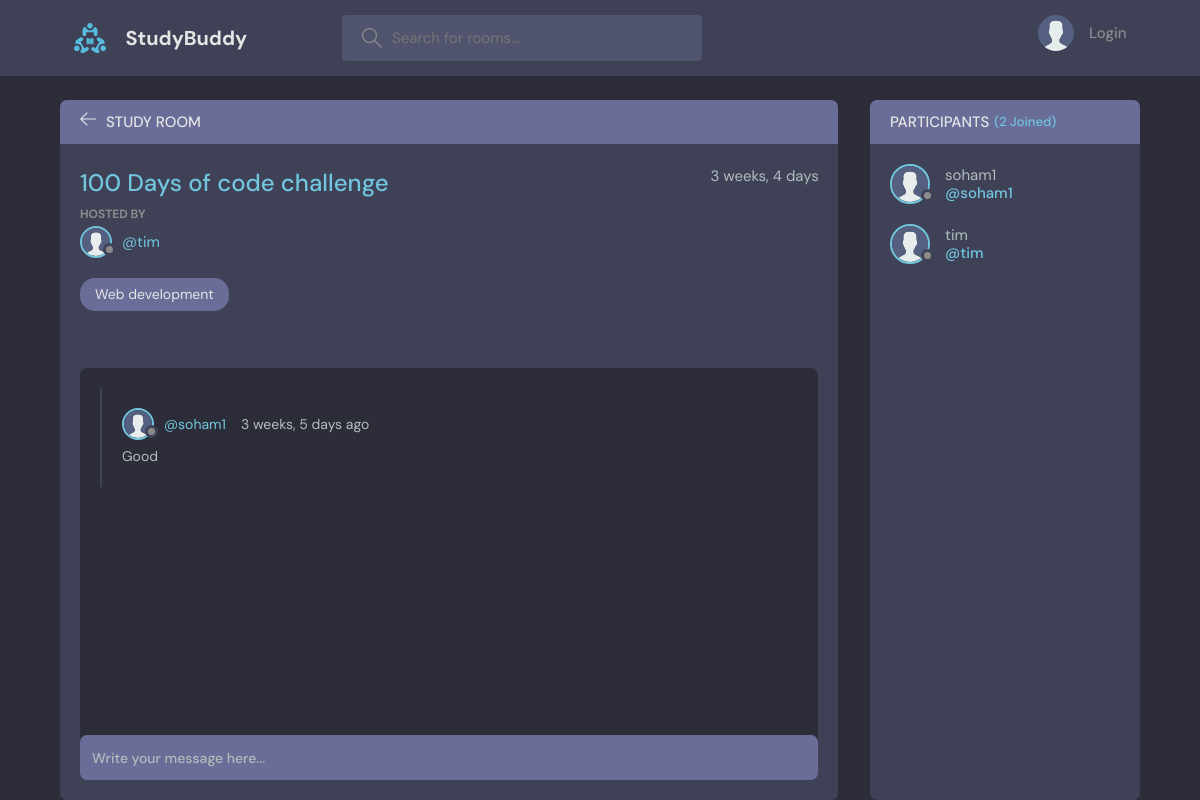
Page /room/2/ on the committed database.
### base/models.py (models this page shows, shortened)
class Room(models.Model):
    host = models.ForeignKey(User, on_delete=models.SET_NULL, null=True)
    topic = models.ForeignKey(Topic, on_delete=models.SET_NULL, null=True)
    name =models.CharField(max_length=200)
    description = models.TextField(null=True, blank=True)
    participants= models.ManyToManyField(User, related_name='participate',blank = True)
    updated = models.DateTimeField(auto_now=True)
    created = models.DateField(auto_now_add=True)
    class Meta:
        ordering = ['-updated', '-created']

class Topic(models.Model):
    name = models.CharField(max_length=200)
    def __str__(self):
        return self.name

class Message(models.Model):
    user = models.ForeignKey(User, on_delete=models.CASCADE)
    room = models.ForeignKey(Room, on_delete=models.CASCADE)
    body = models.TextField()
    updated = models.DateTimeField(auto_now=True)
    created = models.DateField(auto_now_add=True)
    class Meta:
        ordering = ['-updated', '-created']

### base/views.py (the view, shortened to what this page needs)
# urls.py: path('room/<str:pk>/',views.room, name="room"),
def room(request,pk):
    template='base/room.html',
    room = Room.objects.get(id=pk)
    room_messages = room.message_set.all().order_by('-created')
    participants = room.participants.all()
    context = { 'room': room, 'room_messages': room_messages, 'participants': participants}
    return render(request,template, context)

### base/templates/base/room.html (shortened to what this page needs)
{% extends 'main.html' %}
{% load static %}
{% block content %}
    <main class="profile-page layout layout--2">
      <div class="container">
        <div class="room">
          <div class="room__top">
            <div class="room__topLeft">
              <a href="{% url 'home' %}">
                <svg version="1.1" xmlns="http://www.w3.org/2000/svg" width="32" height="32" viewBox="0 0 32 32">
                  <title>arrow-left</title>
                  <path
                    d="M13.723 2.286l-13.723 13.714 13.719 13.714 1.616-1.611-10.96-10.96h27.625v-2.286h-27.625l10.965-10.965-1.616-1.607z"
                  ></path>
                </svg>
              </a>
              <h3>Study Room</h3>
            </div>
          </div>
          <div class="room__box scroll">
            <div class="room__header scroll">
              <div class="room__info">
                <h3>{{room.name}}</h3>
                <span>{{room.updated | timesince}}</span>
              </div>
              <div class="room__hosted">
                <p>Hosted By</p>
                <a href="{%url 'user-profile' room.host.id %}" class="room__author">
                  <div class="avatar avatar--small">
                    <img src="{% static 'images/avatar.svg' %}" />
                  </div>
                  <span>@{{room.host.username}}</span>
                </a>
              </div>
              <span class="room__topics">{{room.topic}}</span>
            </div>
            <div class="room__conversation">
              <div class="threads scroll">
                {% for message in room_messages %}
                <div class="thread">
                  <div class="thread__top">
                    <div class="thread__author">
                      <a href="{% url 'user-profile' message.user.id %}" class="thread__authorInfo">
                        <div class="avatar avatar--small">
                          <img src="{% static 'images/avatar.svg' %}" />
                        </div>
                        <span>@{{message.user.username}}</span>
                      </a>
                      <span class="thread__date">{{message.updated |timesince}} ago</span>
                    </div>
                  </div>
                  <div class="thread__details">
                    {{message.body}}
                  </div>
                </div>
                {% endfor %}
              </div>
            </div>
          </div>
          <div class="room__message">
            <form action="" method="POST">
              <input name="body" placeholder="Write your message here..." />
            </form>
          </div>
        </div>
        <div class="participants">
          <h3 class="participants__top">Participants <span>({{participants.count}} Joined)</span></h3>
          <div class="participants__list scroll">
            {% for user in participants %}
            <a href="{% url 'user-profile' user.id %}" class="participant">
              <div class="avatar avatar--medium">
                <img src="{% static 'images/avatar.svg' %}" />
              </div>
              <p>
                {{user.username}}
                <span>@{{user.username}}</span>
              </p>
            </a>
            {% endfor %}
          </div>
        </div>
      </div>
    </main>
{% endblock content %}

### rows in the picture
Room: name "100 Days of code challenge", updated "3 weeks, 4 days", host.username "tim", topic "Web development"
Message: user.username "soham1", updated "3 weeks, 5 days", body "Good"

### other values in the picture
{{ participants.count }} "2"
{{ user.username }} "soham1"
{{ user.username }} "tim"
